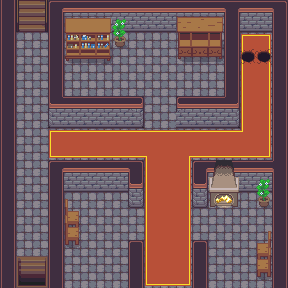

The image is a tile-based game level rendered from a .tmx file. Its description and source (layers, tilesets, objects; grid data summarised) follow:
An orthogonal 18x18 tile map with 16x16 px tiles, 4 tile layers (Tile Layer 1, Tile Layer 2, Tile Layer 3, Above Player), 5 tilesets and 44 objects (21x collision, 21x event, 2x collision-line).

<map version="1.8" tiledversion="1.8.0" orientation="orthogonal" renderorder="right-down" compressionlevel="0" width="18" height="18" tilewidth="16" tileheight="16" infinite="0" nextlayerid="7" nextobjectid="48">
 <properties>
  <property name="edges" value="clamped" />
  <property name="inside" type="bool" value="true" />
  <property name="scenario" value="xero" />
  <property name="slug" value="mansion" />
  <property name="map_type" value="dungeon" />
 </properties>
 <tileset firstgid="1" name="core_outdoor" tilewidth="16" tileheight="16" tilecount="2775" columns="37">
  <image source="../gfx/tilesets/core_outdoor.png" width="592" height="1200" />
 </tileset>
 <tileset firstgid="2776" name="core_indoor_walls" tilewidth="16" tileheight="16" tilecount="3864" columns="46">
  <image source="../gfx/tilesets/core_indoor_walls.png" width="736" height="1344" />
 </tileset>
 <tileset firstgid="6640" name="core_set pieces" tilewidth="16" tileheight="16" tilecount="1550" columns="31">
  <image source="../gfx/tilesets/core_set pieces.png" width="496" height="800" />
 </tileset>
 <tileset firstgid="8190" name="core_indoor_floors" tilewidth="16" tileheight="16" tilecount="3864" columns="46">
  <image source="../gfx/tilesets/core_indoor_floors.png" width="736" height="1344" />
 </tileset>
 <tileset firstgid="12054" name="core_indoor_stairs" tilewidth="16" tileheight="16" tilecount="2970" columns="45">
  <image source="../gfx/tilesets/core_indoor_stairs.png" width="720" height="1056" />
 </tileset>
 <layer id="1" name="Tile Layer 1" width="18" height="18">
  <data>[324 cells, 324 non-empty, 3 distinct tile ids]</data>
 </layer>
 <layer id="2" name="Tile Layer 2" width="18" height="18">
  <data>[324 cells, 148 non-empty, 22 distinct tile ids]</data>
 </layer>
 <layer id="3" name="Tile Layer 3" width="18" height="18">
  <data>[324 cells, 133 non-empty, 57 distinct tile ids]</data>
 </layer>
 <layer id="4" name="Above Player" width="18" height="18">
  <data>[324 cells, 3 non-empty, 2 distinct tile ids]</data>
 </layer>
 <objectgroup color="#ff0000" id="5" name="Collisions">
  <object id="1" type="collision" x="48" y="0" width="16" height="128" />
  <object id="2" type="collision" x="64" y="0" width="224" height="32" />
  <object id="3" type="collision" x="64" y="96" width="80" height="32" />
  <object id="4" type="collision" x="224" y="32" width="16" height="96" />
  <object id="5" type="collision" x="176" y="96" width="48" height="32" />
  <object id="6" type="collision" x="48" y="128" width="16" height="16" />
  <object id="7" type="collision" x="64" y="144" width="16" height="16" />
  <object id="8" type="collision" x="272" y="32" width="16" height="256" />
  <object id="9" type="collision" x="256" y="240" width="16" height="32" />
  <object id="10" type="collision" x="192" y="160" width="80" height="32" />
  <object id="11" type="collision" x="192" y="192" width="48" height="16" />
  <object id="12" type="collision" x="256" y="192" width="16" height="16" />
  <object id="13" type="collision" x="128" y="160" width="16" height="48" />
  <object id="14" type="collision" x="48" y="160" width="80" height="32" />
  <object id="15" type="collision" x="0" y="0" width="16" height="288" />
  <object id="16" type="collision" x="48" y="192" width="16" height="96" />
  <object id="17" type="collision" x="128" y="240" width="16" height="48" />
  <object id="18" type="collision" x="192" y="240" width="16" height="48" />
  <object id="19" type="collision-line" x="64" y="288">
   <polyline points="0,0 64,0" />
  </object>
  <object id="20" type="collision-line" x="208" y="288">
   <polyline points="0,0 64,0" />
  </object>
  <object id="21" type="collision" x="64" y="208" width="16" height="32" />
  <object id="34" type="collision" x="64" y="32" width="64" height="16" />
  <object id="35" type="collision" x="176" y="32" width="48" height="16" />
 </objectgroup>
 <objectgroup color="#ffff00" id="6" name="Events">
  <object id="22" name="Teleport to Top" type="event" x="16" y="16" width="16" height="16">
   <properties>
    <property name="act10" value="transition_teleport player,mansion_top.tmx,1,16,0.3" />
    <property name="act20" value="char_face player,up" />
    <property name="cond10" value="is char_at player" />
    <property name="cond20" value="is char_facing player,up" />
   </properties>
  </object>
  </objectgroup>
</map>
<!-- 20 of 44 objects omitted -->
